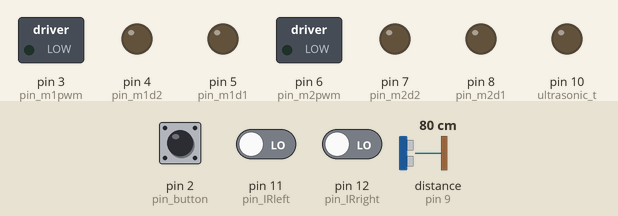
Recording of a sketch running on a simulated Arduino Uno, built with avr-gcc and run on an emulated ATmega328P. Shown: switched loads named in the sketch (green lamp = pin HIGH), output pins drawn as LEDs (lit = HIGH). The inputs (shaded band) are chosen by the test bench; at power-on: pin 2 (pin_button) LOW, distance to the obstacle (sensor on pin 9) 80 cm, pin 11 (pin_IRleft) LOW, pin 12 (pin_IRright) LOW. The echo pulse lasts 58.3 µs per cm.

Above: at 0.8 s.
0.9 s: pin 2 (pin_button) pulled HIGH for 0.15 s
4.0 s: distance to the obstacle (sensor on pin 9) set to 33 cm
6.9 s: distance to the obstacle (sensor on pin 9) set to 26 cm
At 7.4 s:
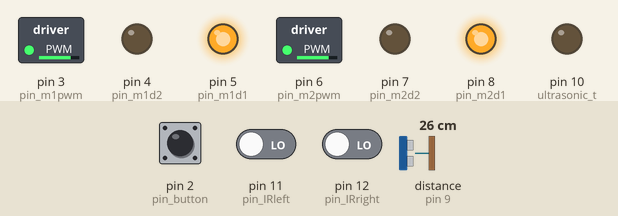
8.4 s: pin 11 (pin_IRleft) driven HIGH
At 9.3 s:
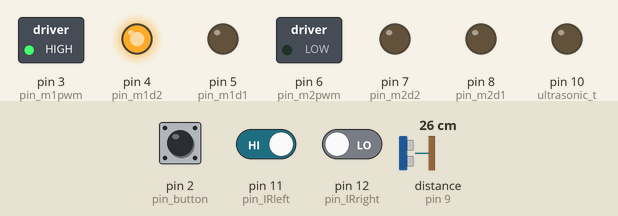
9.9 s: pin 11 (pin_IRleft) driven LOW
At 11.0 s:
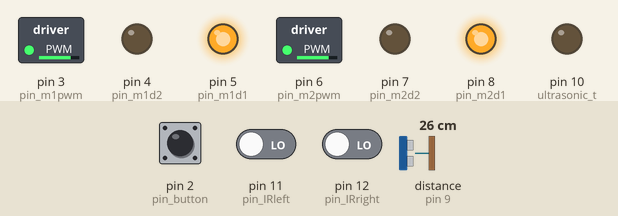
11.9 s: pin 12 (pin_IRright) driven HIGH
At 12.9 s:
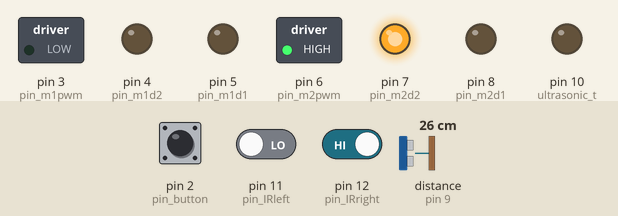
Timing chart, 0 to 14.4 s (numbered marks = the images above; inputs shaded):
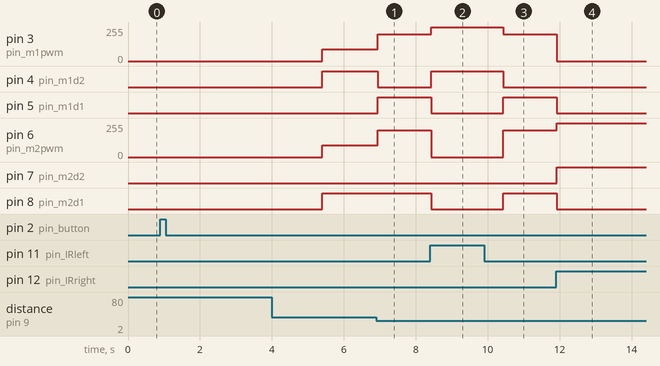

The sketch:

sumobot.ino
```cpp
//m1 right motor

#define ultrasonic_t 10
#define ultrasonic_e 9
#define pin_m1d1 5
#define pin_m1d2 4
#define pin_m1pwm 3
#define pin_m2d1 8
#define pin_m2d2 7
#define pin_m2pwm 6
#define pin_IRleft 11
#define pin_IRright 12
#define pin_button 2

bool IRL = false;
bool IRR = false;

bool m1d1 = false;
bool m1d2 = false;
int m1pwm = 0;
bool m2d1 = false;
bool m2d2 = false;
int m2pwm = 0;

bool button = 0;
long duration = 0;
float distance = 10000;
int state = 0;
int backtime = 0;

unsigned long timer = 0;

void setup() {

pinMode(ultrasonic_t,OUTPUT);
pinMode(ultrasonic_e,INPUT);
pinMode(pin_m1d1,OUTPUT);
pinMode(pin_m1d2,OUTPUT);
pinMode(pin_m1pwm,OUTPUT);
pinMode(pin_m2d1,OUTPUT);
pinMode(pin_m2d2,OUTPUT);
pinMode(pin_m2pwm,OUTPUT);
pinMode(pin_IRleft,INPUT);
pinMode(pin_IRright,INPUT);
pinMode(pin_button,INPUT);
Serial.begin(9600);

waitforbutton();

}

void loop() {

readsens();
detectenemy();
statemachine();
inbattlefield();
actuation();

}

void waitforbutton(){

while(true){
button=digitalRead(pin_button);
if(button==true){
break;
}
}

digitalWrite(13,HIGH);
delay(4500);
digitalWrite(13,LOW);

}

void readsens(){

backtime=0;

if(millis()-timer>50){

IRL = digitalRead(pin_IRleft);
IRR = digitalRead(pin_IRright);
//Serial.print(IRL);
//Serial.print("   ");
//Serial.println(IRR);

digitalWrite(ultrasonic_t, LOW);
delayMicroseconds(2);
digitalWrite(ultrasonic_t, HIGH);
delayMicroseconds(10);
digitalWrite(ultrasonic_t, LOW);
duration = pulseIn(ultrasonic_e, HIGH);
distance = 1.0*duration / 29 / 2;
button = digitalRead(pin_button);
//Serial.println(distance);

if(button==HIGH){
delay(10000);
}

timer=millis();

}
}

void statemachine(){

  switch(state){
    case 0:{
    searching();
    break;
    }
    case 1:{
    tackle();
    break;
    }
    default:{
    break;
    }

  }


}

void actuation(){

digitalWrite(pin_m1d1,m1d1);
digitalWrite(pin_m1d2,m1d2);
analogWrite(pin_m1pwm,m1pwm);
digitalWrite(pin_m2d1,m2d1);
digitalWrite(pin_m2d2,m2d2);
analogWrite(pin_m2pwm,m2pwm);
delay(backtime);

}

void inbattlefield(){

if(IRL==true){

m1d1=0;
m1d2=1;
m1pwm=255;
m2d1=0;
m2d2=0;
m2pwm=0;
backtime=1000;

}

else if(IRR==true){

m1d1=0;
m1d2=0;
m1pwm=0;
m2d1=0;
m2d2=1;
m2pwm=255;
backtime=1000;

}

else if(IRR==true and IRL==true){

m1d1=1;
m1d2=0;
m1pwm=255;
m2d1=1;
m2d2=0;
m2pwm=255;
backtime=2000;

}

}

void detectenemy(){

if(distance<30){

state=1;

}
else{

state=0;

}

}

void tackle(){

m1d1=1;
m1d2=0;
m1pwm=200;
m2d1=1;
m2d2=0;
m2pwm=200;

}

void searching(){

m1d1=0;
m1d2=1;
m1pwm=90;
m2d1=1;
m2d2=0;
m2pwm=90;

}
```

Measured:
- the behaviour switches between 30 and 29 cm on distance to the obstacle (sensor on pin 9) (found by bisection; images 0 and 1)
- after the input at 0.9 s, every drawn part: stays the same
- after the input at 6.9 s, pin 3 (pin_m1pwm), pin 6 (pin_m2pwm): 90/255 → 200/255 at once; pin 4 (pin_m1d2): HIGH → LOW at once; pin 5 (pin_m1d1): LOW → HIGH at once
- after the input at 8.4 s, pin 3 (pin_m1pwm): 200/255 → 255/255 at once; pin 4 (pin_m1d2): LOW → HIGH at once; pin 5 (pin_m1d1), pin 8 (pin_m2d1): HIGH → LOW at once; pin 6 (pin_m2pwm): 200/255 → 0/255 at once
- after the input at 9.9 s, pin 3 (pin_m1pwm): 255/255 → 200/255 after 0.54 s; pin 4 (pin_m1d2): HIGH → LOW after 0.54 s; pin 5 (pin_m1d1), pin 8 (pin_m2d1): LOW → HIGH after 0.54 s; pin 6 (pin_m2pwm): 0/255 → 200/255 after 0.54 s
- after the input at 11.9 s, pin 3 (pin_m1pwm): 200/255 → 0/255 at once; pin 5 (pin_m1d1), pin 8 (pin_m2d1): HIGH → LOW at once; pin 6 (pin_m2pwm): 200/255 → 255/255 at once; pin 7 (pin_m2d2): LOW → HIGH at once
